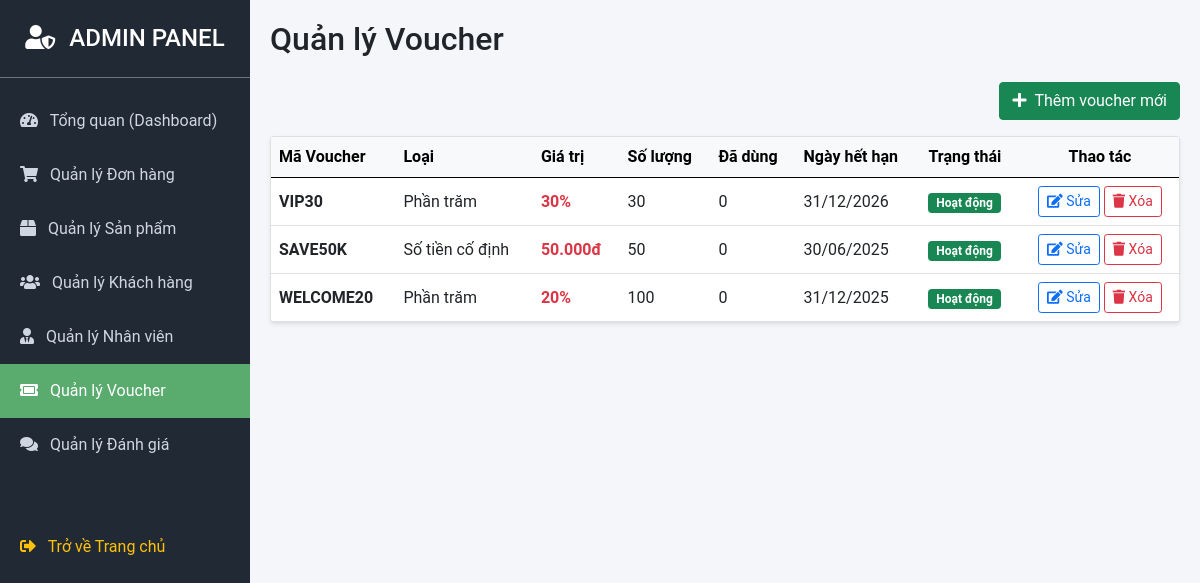
The page /index.php?page=admin&action=vouchers (signed in) on the database its author committed.
### tables this page shows
CREATE TABLE `vouchers` (
  `id` int(11) NOT NULL,
  `created_by` int(11) NOT NULL,
  `code` varchar(50) NOT NULL,
  `type` enum('percent','fixed') NOT NULL DEFAULT 'percent',
  `value` decimal(12,0) NOT NULL,
  `quantity` int(11) NOT NULL DEFAULT 1,
  `used_count` int(11) NOT NULL DEFAULT 0,
  `expires_at` date DEFAULT NULL,
  `is_active` tinyint(1) NOT NULL DEFAULT 1
);

### app/core/App.php (called while the page is built, shortened)
<?php
class App {
    protected $method = 'index';
    public function __construct() {
        $url = $this->parseUrl();
        $controllerName = ucfirst($url[0]) . 'Controller';
        if(file_exists(ROOT_PATH . '/app/controllers/' . $controllerName . '.php')) {
            unset($url[0]);
        }
        $this->controller = new $this->controller;
        $this->params = $url ? array_values($url) : [];
        call_user_func_array([$this->controller, $this->method], $this->params);
    }
    public function parseUrl() {
        if(isset($_GET['page'])) {
            $page = $_GET['page'];
            return [str_replace('-', '', $page)];
        }
        return ['Home'];
    }
}

### index.php (called while the page is built, shortened)
<?php
require_once ROOT_PATH . '/app/core/App.php';
$app = new App();

### app/models/database.php (called while the page is built)
<?php
class database{
    private $user;
    private $host_name;
    private $pass;
    private $name_db;
    private $is_conn = null;
    public function __construct(){
        $this->host_name = 'localhost';
        $this->name_db = 'basic_shop';
        $this->user = 'root';
        $this->pass = '';
    }
    public function connect(){
        try{
            $this->is_conn = new PDO("mysql:host=$this->host_name;dbname=$this->name_db", $this->user, $this->pass);
            $this->is_conn->setAttribute(PDO::ATTR_ERRMODE, PDO::ERRMODE_EXCEPTION);
        }catch(PDOException $e){
            echo "Lỗi kết nối cụ thể là: " . $e->getMessage() . "<br>";
            throw $e;
        }
        return $this->is_conn;
    }
}
?>

### app/models/AdminModel.php (called while the page is built, shortened)
<?php
include_once __DIR__ . '/database.php';
class AdminModel {
    private PDO $db;
    public function __construct() {
        $this->db = (new database())->connect();
    }
    public function getAllVouchers(): array {
        $sql = "SELECT v.*, u.fullname as creator_name
                FROM vouchers v
                LEFT JOIN users u ON v.created_by = u.id
                ORDER BY v.id DESC";
        try {
            return $this->db->query($sql)->fetchAll(PDO::FETCH_ASSOC);
        } catch (Exception $e) {
            return [];
        }
    }
}

### app/views/admin/vouchers.php (the view, shortened to what this page needs)
<h2 class="mb-4">Quản lý Voucher</h2>
<div class="d-flex justify-content-end mb-3">
    <a href="<?= BASE_URL ?>index.php?page=admin&action=add_voucher" class="btn btn-success"><i class="fas fa-plus me-2"></i>Thêm voucher mới</a>
</div>
<div class="card shadow-sm">
    <div class="card-body p-0">
        <div class="table-responsive">
            <table class="table table-hover mb-0 align-middle">
                <thead class="table-light">
                    <tr>
                        <th>Mã Voucher</th>
                        <th>Loại</th>
                        <th>Giá trị</th>
                        <th>Số lượng</th>
                        <th>Đã dùng</th>
                        <th>Ngày hết hạn</th>
                        <th>Trạng thái</th>
                        <th class="text-center">Thao tác</th>
                    </tr>
                </thead>
                <tbody>
                    <?php if (empty($vouchers)): ?>
                        <tr><td colspan="8" class="text-center py-4 text-muted">Chưa có voucher nào.</td></tr>
                    <?php else: ?>
                        <?php foreach ($vouchers as $voucher): ?>
                        <tr>
                            <td class="fw-bold"><?= htmlspecialchars($voucher['code']) ?></td>
                            <td><?= $voucher['type'] === 'percent' ? 'Phần trăm' : 'Số tiền cố định' ?></td>
                            <td class="text-danger fw-bold">
                                <?= $voucher['type'] === 'percent' ? htmlspecialchars($voucher['value']) . '%' : number_format($voucher['value'], 0, ',', '.') . 'đ' ?>
                            </td>
                            <td><?= htmlspecialchars($voucher['quantity']) ?></td>
                            <td><?= htmlspecialchars($voucher['used_count']) ?></td>
                            <td><?= !empty($voucher['expires_at']) ? date('d/m/Y', strtotime($voucher['expires_at'])) : 'Không hết hạn' ?></td>
                            <td>
                                <span class="badge bg-<?= $voucher['is_active'] ? 'success' : 'secondary' ?>"><?= $voucher['is_active'] ? 'Hoạt động' : 'Vô hiệu' ?></span>
                            </td>
                            <td class="text-center">
                                <a href="<?= BASE_URL ?>index.php?page=admin&action=edit_voucher&id=<?= $voucher['id'] ?>" class="btn btn-sm btn-outline-primary"><i class="fas fa-edit"></i> Sửa</a>
                                <form action="<?= BASE_URL ?>index.php?page=admin&action=delete_voucher" method="POST" class="d-inline" onsubmit="return confirm('Bạn có chắc chắn muốn xóa voucher này?');">
                                    <button type="submit" class="btn btn-sm btn-outline-danger"><i class="fas fa-trash"></i> Xóa</button>
                                </form>
                            </td>
                        </tr>
                        <?php endforeach; ?>
                    <?php endif; ?>
                </tbody>
            </table>
        </div>
    </div>
</div>

### app/views/admin/layout.php (style rules this page uses)
body { font-family: 'Roboto', sans-serif; background-color: #f4f6f9; }

### rows shown on the page
vouchers: code "VIP30", type "Phần trăm", value "30", quantity "30", used_count "0", expires_at "31/12/2026", is_active "Hoạt động"
vouchers: code "SAVE50K", type "Số tiền cố định", value "50.000", quantity "50", used_count "0", expires_at "30/06/2025", is_active "Hoạt động"
vouchers: code "WELCOME20", type "Phần trăm", value "20", quantity "100", used_count "0", expires_at "31/12/2025", is_active "Hoạt động"
